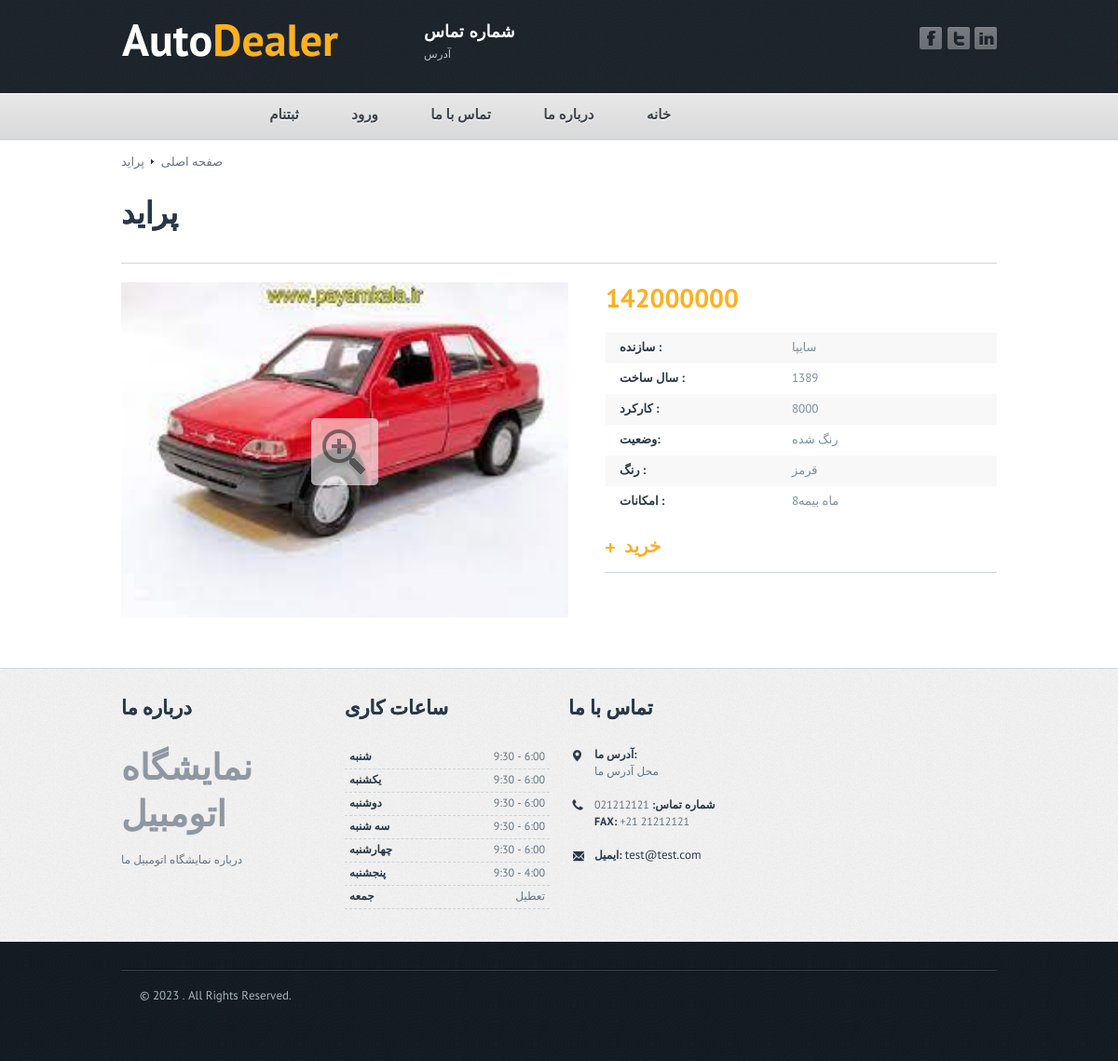
Page /cars_info.php?id=2 on the committed database.
### tables this page shows
CREATE TABLE `cars` (
  `id` int(11) NOT NULL,
  `name` varchar(255) NOT NULL,
  `company` varchar(255) NOT NULL,
  `salesakht` varchar(255) NOT NULL,
  `karkerd` varchar(255) NOT NULL,
  `vazeiat` text NOT NULL,
  `rang` varchar(255) NOT NULL,
  `emkanat` text NOT NULL,
  `qeymat` varchar(255) NOT NULL,
  `image` varchar(255) NOT NULL
);

### cars_info.php (the view, shortened to what this page needs)
<!DOCTYPE html>
<head>
	<link rel="stylesheet" type="text/css" href="css/style.css" />
	<link rel="stylesheet" type="text/css" href="css/jquery.fancybox-1.3.4.css" media="screen" />
</head>
<body class="car">
	<?php include 'header.php' ?>
	<?php
		$id=$_GET['id'];
		include 'db.php';
		$selectcars=$conn->prepare("SELECT * FROM `cars` WHERE id=? ");
		$selectcars ->bindValue(1,$id);
		$selectcars ->execute();
		$showcars=$selectcars->fetchAll(PDO::FETCH_ASSOC);
	?>
		<div id="content">
			<div class="content">
			<?php foreach ($showcars as $showcars):  ?>
				<div class="breadcrumbs">
					<a href="#">صفحه اصلی</a>
					<img src="images/marker_2.gif" alt=""/>
					<span><?= $showcars['name'] ?></span>
				</div>
				<div class="main_wrapper">
					<h1><strong><?= $showcars['name'] ?></strong></h1>
					<div class="car_image_wrapper car_group">
						<div class="big_image">
							<a href="images/<?= $showcars['image'] ?>" class="car_group">
								<img src="images/zoom.png" alt="" class="zoom"/>
							</a>
						</div>
					</div>
					<div class="car_characteristics">
						<div class="price"><?= $showcars['qeymat'] ?></div>
						<div class="features_table">
							<div class="line grey_area">
								<div class="left">سازنده :</div>
								<div class="right"><?= $showcars['company'] ?></div>
							</div>
							<div class="line">
								<div class="left">سال ساخت :</div>
								<div class="right"><?= $showcars['salesakht'] ?></div>
							</div>
							<div class="line grey_area">
								<div class="left">کارکرد :</div>
								<div class="right"><?= $showcars['karkerd'] ?></div>
							</div>
							<div class="line">
								<div class="left">وضعیت:</div>
								<div class="right"><?= $showcars['vazeiat'] ?></div>
							</div>
							<div class="line grey_area">
								<div class="left">رنگ :</div>
								<div class="right"><?= $showcars['rang'] ?></div>
							</div>
							<div class="line">
								<div class="left">امکانات :</div>
								<div class="right"><?= $showcars['emkanat'] ?></div>
							</div>
						</div>
						<div class="wanted_line">
							<div class="right">
							<a  href="buy.php?&i=<?= $showcars['id']?>&n=<?= $showcars['name']?>&u=<?= $_SESSION['username']?>" name="kharid">خرید</a></label>
							</div>
						</div>
					</div>
					<div class="info_box">
					</div>
					<?php endforeach ?>
				</div>
			</div>
		</div>
	<?php include 'footer.php' ?>
</body>
</html>

### css/style.css (style rules this page uses)
body,form,img,h1,h2,h3,h4,h5,p,a,div,ul,li { padding:0; margin:0; border:0; }
input,textarea,a { outline:0; }
body { font-family: 'PTSansRegular',Arial,sans-serif; font-size:13px; color:#607586; background:#FFFFFF; overflow-x:hidden; }
a { font-family: 'PTSansRegular',Arial,sans-serif; font-size:13px; color:#607586; text-decoration:none; }
strong { font-family: 'PTSansBold',Arial,sans-serif; font-weight: bold; }
h1 { font-weight: normal; font-size: 32px; line-height: 40px; color: #293848; text-shadow:0 0 0 #293848; border-bottom:1px solid #D1D5DC; padding: 0 0 32px 0; margin: 0 0 20px 0 }
#content { width:100%; background: url(../images/bg_content.jpg) repeat-x 0 0; text-align:left; min-width: 980px; margin: 0 auto; }
.content { width: 940px; margin: 0 auto; padding: 15px 20px 0; }
.main_wrapper { position:relative; }
.grey_area { background: #F8F8F8; line-height: 18px; padding: 7px 15px 8px 15px; }
.breadcrumbs { padding: 0 0 26px; }
.breadcrumbs, .breadcrumbs a { line-height: 20px; font-size: 13px; color: #607586; text-decoration: none; }
.breadcrumbs img { margin: 0 4px 2px 4px; }
.car_image_wrapper { width: 480px; float: left; margin-right: 40px; margin-bottom: 23px; }
.car_image_wrapper .big_image { width: 480px; position:relative; }
.car_image_wrapper .big_image a { display: block; width: 480px; }
.car_image_wrapper .big_image a img { width: 480px; position: relative; z-index: 1; }
.car_image_wrapper .big_image a img.zoom { width: 72px; height: 72px; top:50%; z-index: 2; left:50%; position: absolute; margin: -36px 0 0 -36px; }
.car_characteristics { width: 420px; padding:3px 0 14px 0; float: left; border-bottom: 1px solid #D1D5DC; margin-bottom: 23px; }
.car_characteristics .price { font-size: 28px; color: #FFB01F; line-height: 32px; font-family: 'PTSansBold',Arial,sans-serif; font-weight: bold; padding-bottom: 19px; }
.features_table { padding: 0 0 19px; }
.features_table .line { overflow: hidden; color: #798FA1; padding: 7px 15px 8px; }
.features_table .line .left { font-family: 'PTSansBold',Arial,sans-serif; font-weight: bold; color: #293848; float: left; width: 185px; }
.features_table .line .right { float: left; width: 205px; }
.wanted_line { overflow: hidden; }
.wanted_line .right { width: 220px; float: left; }
.wanted_line .right a { background: url(../images/plus.gif) no-repeat 0 8px; font-size: 20px; line-height: 26px; color: #FFB01F; text-decoration: none; font-family: 'PTSansBold',Arial,sans-serif; font-weight: bold; text-transform: uppercase; padding: 0 0 0 20px; }
.info_box { float: left; width: 680px; padding: 10px 40px 16px 0; }

### rows in the picture
cars: name "پراید", qeymat "142000000", company "سایپا", salesakht "1389", karkerd "8000", vazeiat "رنگ شده", rang "قرمز", emkanat "8ماه بیمه"
